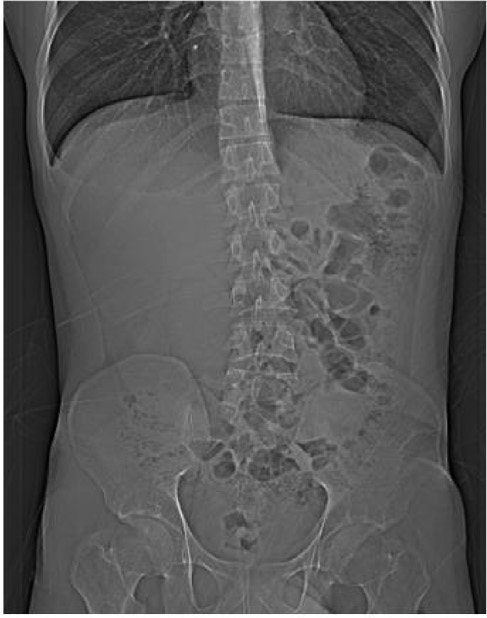
#> input picture original_image.png, 487 x 618 px, given in place of image.png, which was not available
$ jupyter execute image_enhancement.ipynb   (text cells are left out)
#> lines starting #> are read from the running program, lines starting #| are printed output that depends on the picture; after the words box and inside, x2 and y2 are one past the last pixel; in counts of white or black regions, pixels touching at a corner belong together; pictures that were not available may be replaced by others from this repository, and a replacement may not be noted
[cell 1]
from google.colab import files

uploaded = files.upload()
#> the answer given: original_image.png

for fn in uploaded.keys():
  print('User uploaded file "{name}" with length {length} bytes'.format(
      name=fn, length=len(uploaded[fn])))

[cell 2]
import cv2
from google.colab.patches import cv2_imshow
import numpy as np

[cell 3]

# Reading the input image
img = cv2.imread('image.png', 0)
#> img is the input picture: shape (618, 487); min 0, max 255, mean 86.3
ret,thresh_img = cv2.threshold(img,127,255,cv2.THRESH_BINARY)
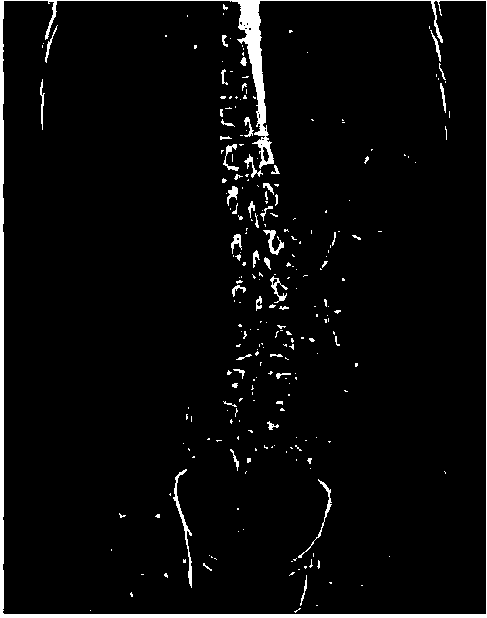
#> thresh_img: shape (618, 487); 3.9% white; 256 white regions (207 under 20 px), largest, box (x1, y1, x2, y2) and area: (0, 0, 487, 618) 7640, (173, 469, 192, 588) 353, (298, 479, 332, 558) 193
print(thresh_img)
#> (printed output is left out)
print(img.shape)
#| (618, 487)

[cell 4]
radius=5  #change the radius
n=(2*radius)+1

arr = np.zeros( (n, n) )
arr[0][n//2]=1
arr[-1][n//2]=1
k=5
t=radius+1
for i in range(1,t):
    for j in range(n):
        shift=(n-k)//2
        if j >=shift and j<(n-shift):
            arr[i][j]=1
    if (k+2)!=n:
        k=k+2
arr[radius]=1
k=5
for i in range(n-2,t-1,-1):
    for j in range(n):
        shift=(n-k)//2
        if j >=shift and j<(n-shift):
            arr[i][j]=1
    if(k+2)!=n:
        k=k+2


kernel=arr.astype('uint8')
print(kernel)

[cell 5]

cv2_imshow( img)

[cell 6]
img_erosion = cv2.erode(img, kernel, iterations=1)
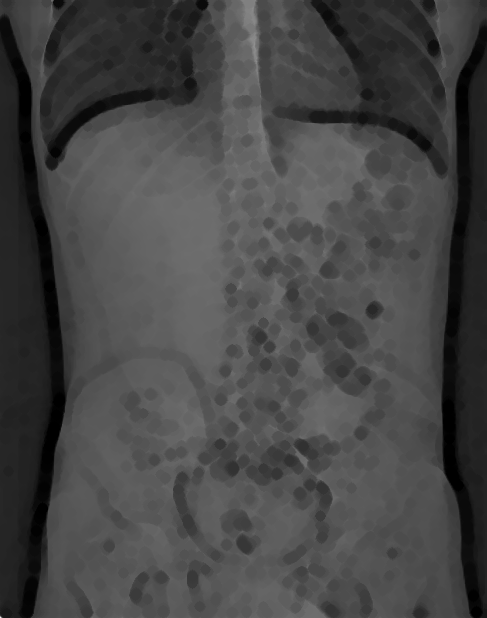
#> img_erosion: shape (618, 487); min 0, max 235, mean 70
opening= cv2.dilate(img_erosion, kernel, iterations=1)
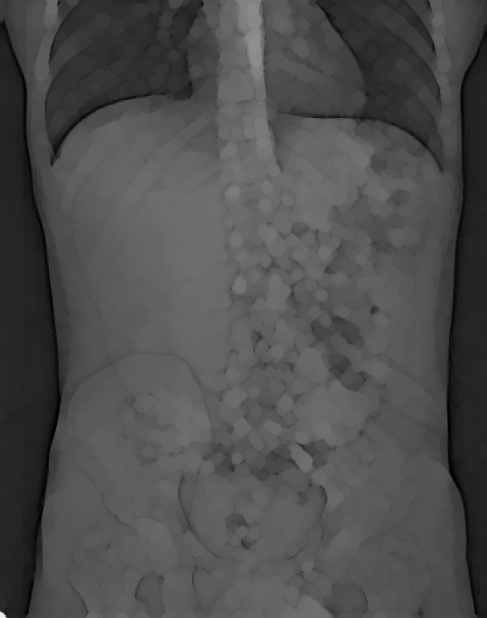
#> opening: shape (618, 487); min 0, max 235, mean 77.7
cv2_imshow(opening)

[cell 7]
img_dilation=cv2.dilate(img,kernel,iterations=1)
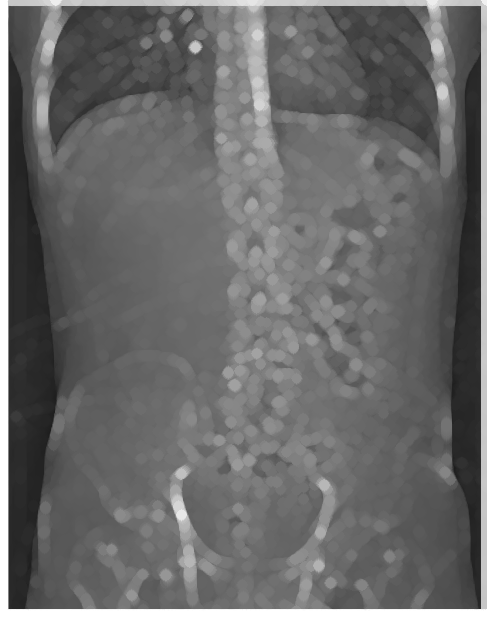
#> img_dilation: shape (618, 487); min 28, max 255, mean 106
closing=cv2.erode(img_dilation,kernel,iterations=1)
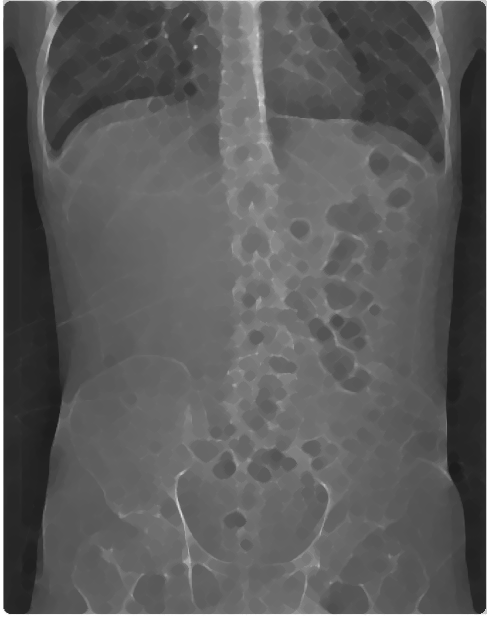
#> closing: shape (618, 487); min 28, max 255, mean 91.6
cv2_imshow(closing)

[cell 8]
tophat = cv2.morphologyEx(img, cv2.MORPH_TOPHAT,kernel)
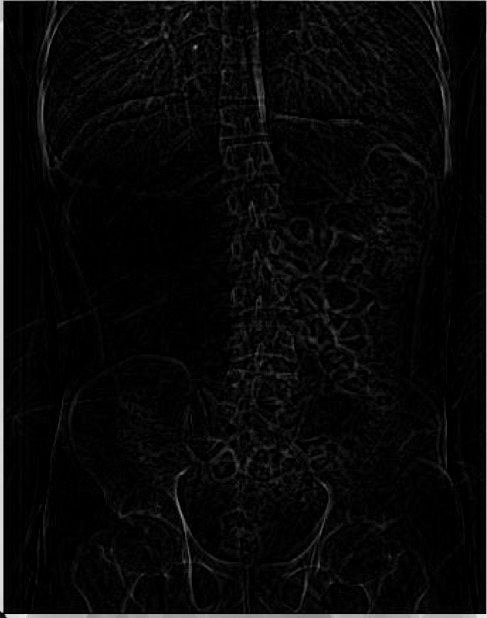
#> tophat: shape (618, 487); min 0, max 242, mean 8.5
#cv2_imshow(tophat)
print(tophat)
#> (printed output is left out)
top=img-opening
print(top)
#> (printed output is left out)

[cell 9]
blackhat = cv2.morphologyEx(img, cv2.MORPH_BLACKHAT,kernel)
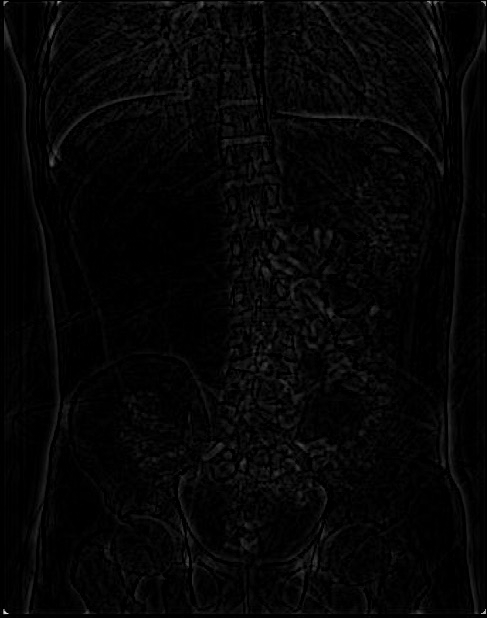
#> blackhat: shape (618, 487); min 0, max 221, mean 5.3
cv2_imshow(blackhat)

[cell 10]
final=img+tophat-blackhat
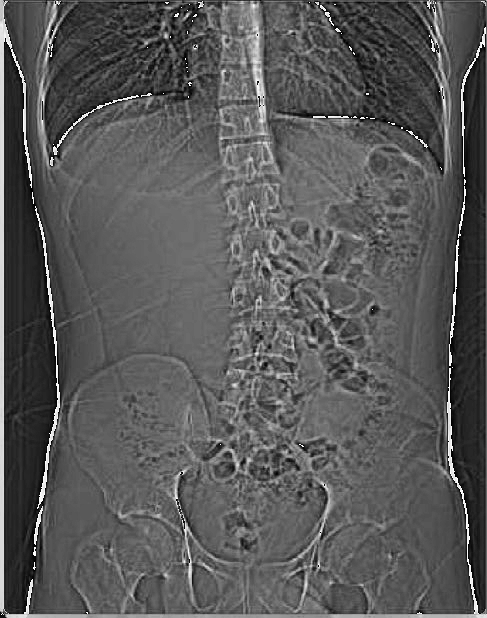
#> final: shape (618, 487); min 0, max 255, mean 88.2
cv2_imshow(final)
